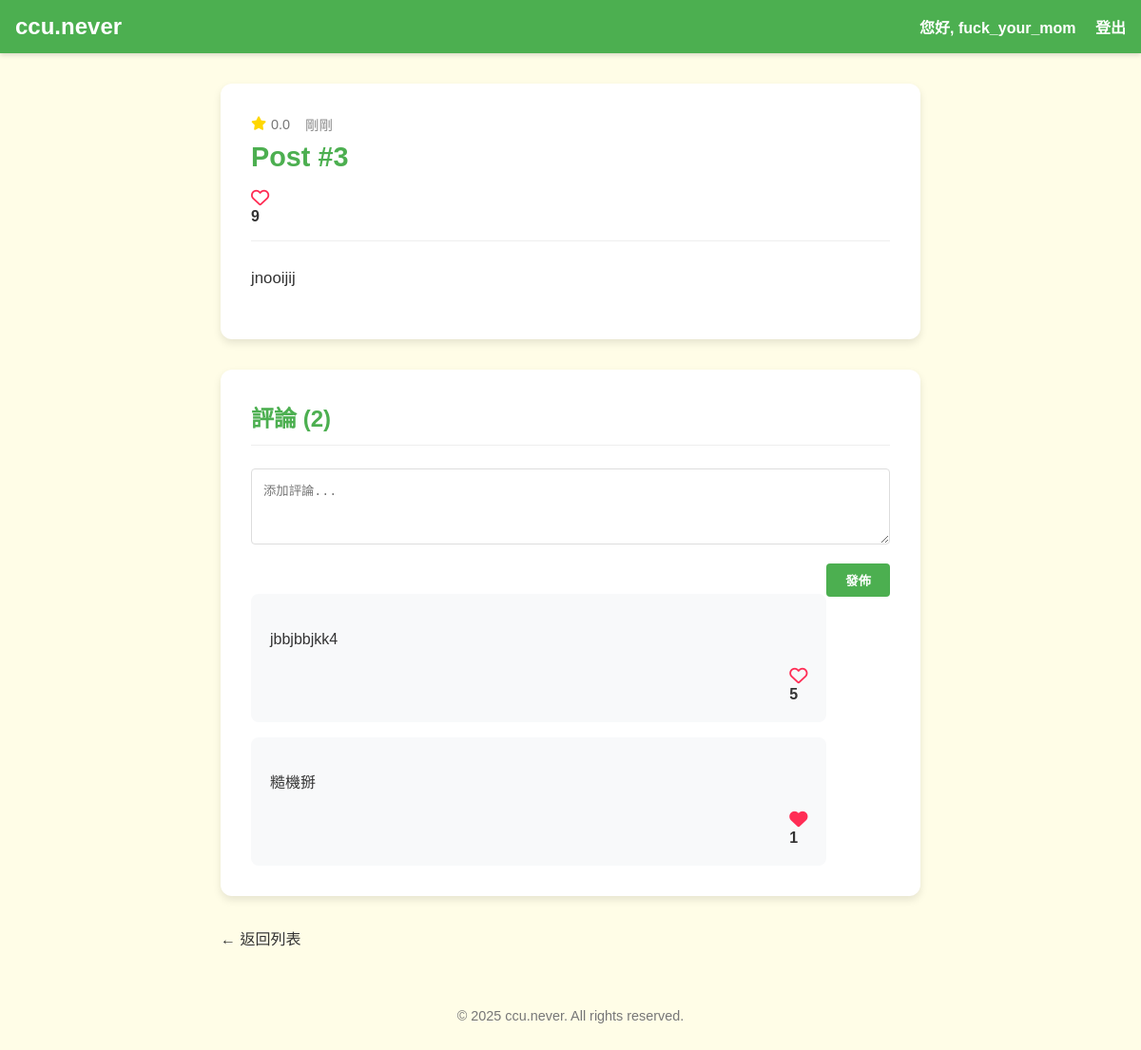
Page /post/3 (signed in) on the committed database.
### app.py (models this page shows, shortened)
class Post(db.Model):
    id = db.Column(db.Integer, primary_key=True)
    establishment_id = db.Column(db.Integer, db.ForeignKey("establishment.id"), nullable=False)
    content = db.Column(db.Text, nullable=False)
    likes = db.Column(db.Integer, default=0)
    establishment = db.relationship("Establishment", backref=db.backref("posts", lazy=True))
    @property
    def title(self):
        return f"Post #{self.id}"
    @property
    def rating(self):
        return 0.0
    @property
    def time_since(self):
        now = datetime.utcnow()
        return "剛剛"

class Comment(db.Model):
    id = db.Column(db.Integer, primary_key=True)
    post_id = db.Column(db.Integer, db.ForeignKey("post.id"), nullable=False)
    content = db.Column(db.Text, nullable=False)
    likes = db.Column(db.Integer, default=0)
    post = db.relationship("Post", backref=db.backref("comments", lazy=True))

### app.py (the view)
@app.route("/post/<int:post_id>")
def show_post(post_id):
    post = Post.query.get_or_404(post_id)
    comments = Comment.query.filter_by(post_id=post_id).order_by(Comment.likes.desc()).all()
    user_liked_post = False
    if is_logged_in():
        user_liked_post = has_user_liked_post(session["user_id"], post_id)
    user_liked_comments = {}
    if is_logged_in():
        for comment in comments:
            user_liked_comments[comment.id] = has_user_liked_comment(session["user_id"], comment.id)
    return render_template("post.html", post=post, comments=comments,
                          user_liked_post=user_liked_post,
                          user_liked_comments=user_liked_comments)

### app.py (called while the page is built)
def is_logged_in():
    return "user_id" in session

def has_user_liked_post(user_id, post_id):
    return PostLike.query.filter_by(user_id=user_id, post_id=post_id).first() is not None

def has_user_liked_comment(user_id, comment_id):
    return CommentLike.query.filter_by(user_id=user_id, comment_id=comment_id).first() is not None

### templates/post.html (shortened to what this page needs)
<!DOCTYPE html>
<html lang="zh-TW">
  <head>
    <link rel="stylesheet" href="{{ url_for('static', filename='styles/main.css') }}">
    <link rel="stylesheet" href="https://cdnjs.cloudflare.com/ajax/libs/font-awesome/6.4.0/css/all.min.css">
  </head>
  <body>
    <nav class="navbar">
      <a href="{{ url_for('home') }}" class="logo">ccu.never</a>
      <div class="nav-links">
        {% if session['user_id'] %}
          <span>您好, {{ session['username'] }}</span>
          <a href="{{ url_for('logout') }}">登出</a>
        {% else %}
          <a href="{{ url_for('login') }}">登入</a>
          <a href="{{ url_for('register') }}">註冊</a>
        {% endif %}
      </div>
    </nav>
    <div class="post-detail-container">
      <div class="post-detail-card">
        <div class="post-detail-header">
          <div class="post-header-top">
            <div class="post-rating-time">
              <div class="post-rating">
                <i class="fas fa-star"></i> <span>{{ post.rating }}</span>
              </div>
              <div class="post-time">{{ post.time_since }}</div>
            </div>
          </div>
          <h1>{% if post.title %}{{ post.title }}{% else %}Post #{{ post.id }}{% endif %}</h1>
          <div class="post-meta">
            <div class="like-section">
              {% if session['user_id'] %}
                <button
                  class="heart-button {% if user_liked_post %}liked{% endif %}"
                  data-post-id="{{ post.id }}"
                  aria-label="Like post">
                  <i class="fa-heart {% if user_liked_post %}fas{% else %}far{% endif %}"></i>
                </button>
              {% else %}
                <i class="far fa-heart"></i>
              {% endif %}
              <span class="like-count" id="post-likes-{{ post.id }}">{{ post.likes }}</span>
            </div>
          </div>
        </div>
        <div class="post-detail-content">
          <p>{{ post.content }}</p>
        </div>
      </div>
      <div class="comments-section">
        <h2>評論 ({{ comments|length }})</h2>
        {% if session['user_id'] %}
        <div class="add-comment-form">
          <form action="{{ url_for('add_comment', post_id=post.id) }}" method="POST">
            <textarea name="comment" placeholder="添加評論..." required></textarea>
            <button type="submit">發佈</button>
          </form>
        </div>
        {% else %}
        <div class="login-prompt">
          <p>您必須<a href="{{ url_for('login') }}">登入</a>才能發表評論</p>
        </div>
        {% endif %}
        {% if comments %}
          <div class="comments-list">
            {% for comment in comments %}
              <div class="comment-card">
                <div class="comment-content">
                  <p>{{ comment.content }}</p>
                </div>
                <div class="comment-footer">
                  <div class="like-section">
                    {% if session['user_id'] %}
                      <button
                        class="heart-button comment-heart {% if user_liked_comments[comment.id] %}liked{% endif %}"
                        data-comment-id="{{ comment.id }}"
                        data-post-id="{{ post.id }}"
                        aria-label="Like comment">
                        <i class="fa-heart {% if user_liked_comments[comment.id] %}fas{% else %}far{% endif %}"></i>
                      </button>
                    {% else %}
                      <i class="far fa-heart"></i>
                    {% endif %}
                    <span class="like-count" id="comment-likes-{{ comment.id }}">{{ comment.likes }}</span>
                  </div>
                </div>
              </div>
            {% endfor %}
          </div>
        {% else %}
          <div class="no-comments">
            <p>目前沒有評論，成為第一個評論的人！</p>
          </div>
        {% endif %}
      </div>
      <div class="back-link">
        <a href="{{ url_for('show_establishment', est_id=post.establishment_id) }}" class="btn-back">
          ← 返回列表
        </a>
      </div>
    </div>
    <footer>
      <p>© 2025 ccu.never. All rights reserved.</p>
    </footer>
  </body>
</html>

### static/styles/main.css (style rules this page uses)
* { box-sizing: border-box; }
html, body { margin: 0; padding: 0; font-family: "Noto Sans TC", "Microsoft JhengHei", sans-serif; color: #333; }
body { background-color: #FFFDE7; min-height: 100vh; overflow-y: scroll; }
:root { --color-primary: #FFC107; --color-secondary: #4CAF50; --color-bg: #F5F5F5; --color-accent: #FF5722; --color-text-dark: #333; --color-text-light: #fff; --navbar-height: 56px; --card-shadow: 0 4px 8px rgba(0, 0, 0, 0.1); --card-radius: 12px; --heart-color: #ff2d55; }
.navbar { position: sticky; top: 0; width: 100%; z-index: 999; display: flex; justify-content: space-between; align-items: center; background: var(--color-secondary); padding: 0.75rem 1rem; box-shadow: 0 2px 5px rgba(0, 0, 0, 0.15); height: var(--navbar-height); }
.navbar .logo { font-size: 1.5rem; font-weight: bold; color: var(--color-text-light); text-decoration: none; }
.navbar .nav-links a, .navbar .nav-links span { color: var(--color-text-light); text-decoration: none; margin-left: 1rem; font-weight: 600; }
footer { padding: 1rem; text-align: center; font-size: 0.9rem; color: #777; margin-top: 0; }
.post-meta { display: flex; align-items: center; gap: 1rem; }
.like-count { display: flex; align-items: center; gap: 0.5rem; font-weight: bold; }
.back-link { margin-top: 2rem; }
.btn-back { color: var(--color-text-dark); text-decoration: none; display: inline-flex; align-items: center; gap: 0.5rem; transition: color 0.3s; }
.post-detail-container { max-width: 800px; margin: 0 auto; padding: 2rem; }
.post-detail-card { background: white; border-radius: var(--card-radius); box-shadow: var(--card-shadow); padding: 2rem; margin-bottom: 2rem; }
.post-detail-header { margin-bottom: 1.5rem; border-bottom: 1px solid #eee; padding-bottom: 1rem; }
.post-detail-header h1 { color: var(--color-secondary); margin-top: 0; margin-bottom: 1rem; font-size: 1.8rem; }
.post-detail-content { line-height: 1.8; font-size: 1.05rem; }
.comments-section { background: white; border-radius: var(--card-radius); box-shadow: var(--card-shadow); padding: 2rem; margin-bottom: 2rem; }
.comments-section h2 { color: var(--color-secondary); margin-top: 0; margin-bottom: 1.5rem; font-size: 1.5rem; border-bottom: 1px solid #eee; padding-bottom: 0.75rem; }
.add-comment-form { margin-bottom: 2rem; }
.add-comment-form textarea { width: 100%; padding: 0.75rem; border: 1px solid #ddd; border-radius: 4px; min-height: 80px; resize: vertical; margin-bottom: 1rem; }
.add-comment-form button { background: var(--color-secondary); color: white; border: none; padding: 0.5rem 1.25rem; border-radius: 4px; cursor: pointer; font-weight: bold; float: right; transition: background-color 0.3s, transform 0.2s; }
.comments-list { display: grid; gap: 1rem; }
.comment-card { background: #f8f9fa; border-radius: 8px; padding: 1.25rem; position: relative; }
.comment-content { margin-bottom: 0.75rem; line-height: 1.5; }
.comment-footer { display: flex; justify-content: flex-end; align-items: center; }
.heart-button { background: none; border: none; cursor: pointer; padding: 0; display: inline-flex; align-items: center; justify-content: center; position: relative; color: var(--heart-color); font-size: 1.2rem; transition: transform 0.2s; }
.heart-button.liked { color: var(--heart-color); }
.heart-button i { transition: all 0.3s cubic-bezier(0.175, 0.885, 0.32, 1.275); }
.post-rating { display: flex; align-items: center; gap: 0.3rem; }
.post-rating i { color: #FFD700; }
.post-time { color: #888; }
.post-header-top { margin-bottom: 0.5rem; }
.post-rating-time { display: flex; align-items: center; gap: 1rem; font-size: 0.9rem; color: #777; }

### rows in the picture
Post: title "Post #3", likes "9", content "jnooijij"
Comment: content "jbbjbbjkk4", likes "5"
Comment: content "糙機掰", likes "1"

### other values in the picture
{{ session['username'] }} "fuck_your_mom"
{{ post.rating }} "0.0"
{{ post.time_since }} "剛剛"
{{ comments|length }} "2"
